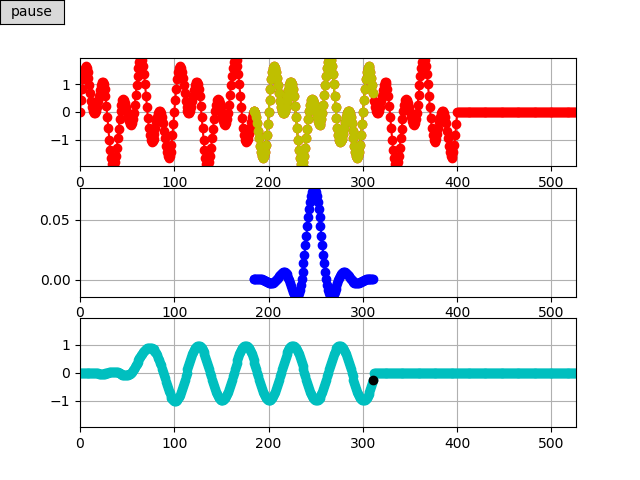

The script that drew this image:
import numpy as np
import matplotlib.pyplot as plt
import scipy.signal as sc
from matplotlib.animation import FuncAnimation
from buttons import buttonOnFigure
#--------------------------------------
fig = plt.figure()
fs  = 100
N   = 400
xFrec = 3

hData,=np.load("4_clase/low_pass.npy").astype(float)
#hData,=np.load("4_clase/diferenciador.npy").astype(float)
M=len(hData)
#--------------------------------------
def x(f,n):
    #return 1*sc.sawtooth(2*np.pi*n/fs,0.5)
    return np.sin(2*np.pi*2*n*1/fs)+np.sin(2*np.pi*5*n*1/fs)
#--------------------------------------
tData            = np.arange(-M+1,N+M-1,1)
xData            = np.zeros(N+2*(M-1))
xData[M-1:N+M-1] = x(xFrec,tData[M-1:N+M-1])
xAxe             = fig.add_subplot(3,1,1)
xLn,xHighLn      = plt.plot(tData,xData,'r-o',[],[],'y-o')
xAxe.grid(True)
xAxe.set_xlim(0,M+N-2)
xAxe.set_ylim(np.min(xData),np.max(xData))
#--------------------------------------
hAxe = fig.add_subplot(3,1,2)
hLn, = plt.plot([],[],'b-o')
hAxe.grid(True)
hAxe.set_xlim(0,M+N-2)
hAxe.set_ylim(np.min(hData),np.max(hData))
#--------------------------------------
yAxe       = fig.add_subplot(3,1,3)
yLn,yDotLn = plt.plot([],[],'c-o',[],[],'ko')
yAxe.grid(True)
yAxe.set_xlim(0,M+N-2)
yAxe.set_ylim(np.min(xData),np.max(xData))
yData=[]
#--------------------------------------
def init():
    global yData
    yData=np.zeros(N+M-1)
    return hLn,xLn,xHighLn,yLn,yDotLn

def update(i):
    global yData
    t=np.linspace(-M+1+i,i,M,endpoint=True)
    yData[i]=np.sum(xData[i:i+M]*hData[::-1])
    xHighLn.set_data(t,xData[i:i+M])
    hLn.set_data(t,hData[::-1])
    yLn.set_data(tData[M-1:],yData)
    yDotLn.set_data(tData[M-1+i],yData[i])
    return hLn,xLn,xHighLn,yLn,yDotLn

ani=FuncAnimation(fig,update,M+N-1,init,interval=10 ,blit=True,repeat=True)
plt.get_current_fig_manager().window.showMaximized()
b=buttonOnFigure(fig,ani)
plt.show()
